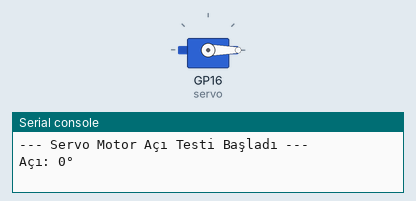
The program below on a simulated Raspberry Pi Pico running MicroPython. Parts: servo, the last lines printed to the serial console. Servo angles are drawn from the pulse width (0.5 ms = 0°, 2.5 ms = 180°).

Above: at 0.05 s.
At 1.15 s:
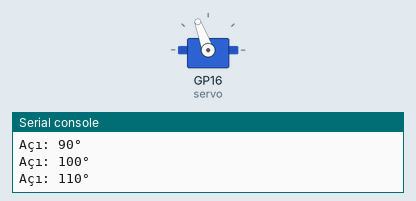
At 2.3 s:
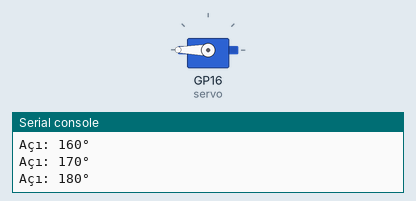
At 4.6 s:
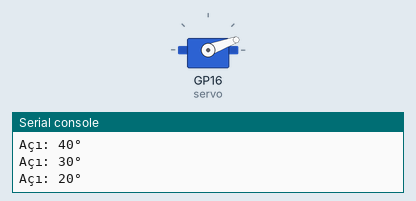
Timing chart, 0 to 7.6 s (numbered marks = the images above):
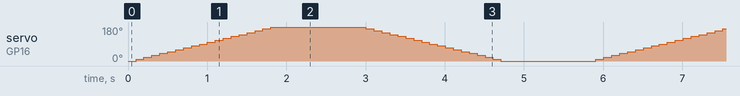

The program:

servo_control.py
```python
from machine import Pin, PWM
import time

# SG90 Servo Sinyal Pini -> GP16
servo = PWM(Pin(16))
servo.freq(50) # Servo motorlar standart 50Hz frekansta çalışır

def set_angle(angle):
    """
    0 ile 180 derece arasındaki açıyı 16-bit PWM duty değerine dönüştürür.
    """
    if angle < 0: angle = 0
    if angle > 180: angle = 180

    # 0° (1638) ile 180° (8192) arası lineer haritalama
    duty = int(1638 + (angle / 180) * (8192 - 1638))
    servo.duty_u16(duty)

print("--- Servo Motor Açı Testi Başladı ---")

try:
    while True:
        # 0 dereceden 180 dereceye kadar hareket ettir
        for angle in range(0, 181, 10):
            set_angle(angle)
            print(f"Açı: {angle}°")
            time.sleep(0.1)

        time.sleep(1)

        # 180 dereceden 0 dereceye geri dön
        for angle in range(180, -1, -10):
            set_angle(angle)
            print(f"Açı: {angle}°")
            time.sleep(0.1)

        time.sleep(1)

except KeyboardInterrupt:
    servo.deinit()
    print("Servo durduruldu.")
```
